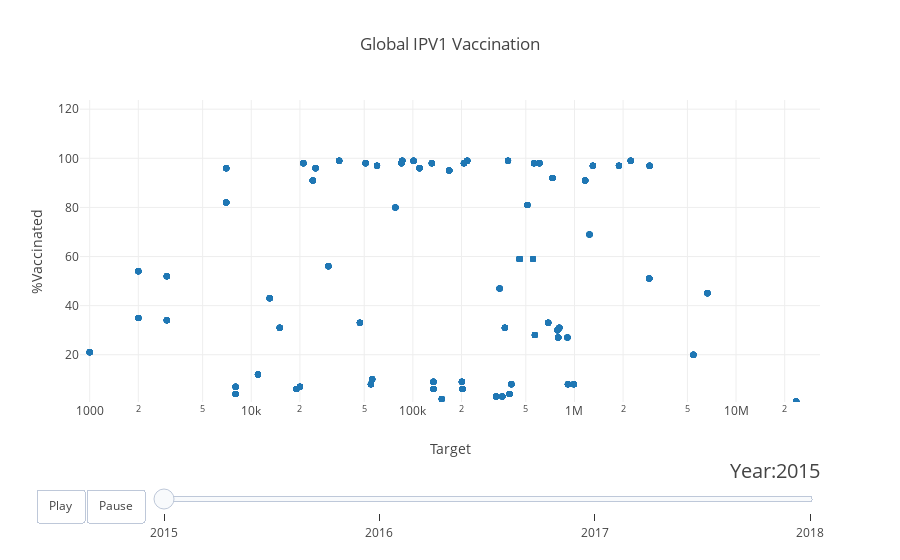

The code cell stored with this chart in its notebook:
### Code cell
figure['layout']['updatemenus'] = [
    {
        'buttons': [
            {
                'args': [None, {'frame': {'duration': 500, 'redraw': False},
                         'fromcurrent': True, 'transition': {'duration': 300, 
                                                             'easing': 'quadratic-in-out'}}],
                'label': 'Play',
                'method': 'animate'
            },
            {
                'args': [[None], {'frame': {'duration':0, 'redraw': False}, 'mode': 'immediate',
                'transition': {'duration': 0}}],
                'label': 'Pause',
                'method': 'animate'
            }
        ],
        'direction': 'left',
        'pad': {'r': 10, 't': 87},
        'showactive': False,
        'type': 'buttons',
        'x': 0.1,
        'xanchor': 'right',
        'y': 0,
        'yanchor': 'top'
    }
    ]
plotly.offline.iplot(figure, config={'scrollzoom': True})

### Figure 1 — Plotly figure (JSON) as saved in the notebook; plotly's stock layout.template omitted (floating-point values rounded to 4 significant figures; data arrays with more than 128 entries replaced by an {"elided": "..."} marker saying what was removed)
{"data": [{"mode": "markers", "text": {"elided": "1540 str values"}, "type": "scatter", "uid": "3b72d6d2-490a-43cf-91fd-a451f02eb964", "x": {"elided": "1540 int values"}, "y": {"elided": "1540 int values"}}], "layout": {"hovermode": "closest", "showlegend": false, "sliders": [{"active": 0, "currentvalue": {"font": {"size": 20}, "prefix": "Year:", "visible": true, "xanchor": "right"}, "len": 0.9, "pad": {"b": 10, "t": 50}, "steps": [{"args": [[2015], {"frame": {"duration": 300, "redraw": false}, "mode": "immediate", "transition": {"duration": 300}}], "label": "2015", "method": "animate"}, {"args": [[2016], {"frame": {"duration": 300, "redraw": false}, "mode": "immediate", "transition": {"duration": 300}}], "label": "2016", "method": "animate"}, {"args": [[2017], {"frame": {"duration": 300, "redraw": false}, "mode": "immediate", "transition": {"duration": 300}}], "label": "2017", "method": "animate"}, {"args": [[2018], {"frame": {"duration": 300, "redraw": false}, "mode": "immediate", "transition": {"duration": 300}}], "label": "2018", "method": "animate"}], "transition": {"duration": 300, "easing": "cubic-in-out"}, "x": 0.1, "xanchor": "left", "y": 0, "yanchor": "top"}], "title": {"text": "Global IPV1 Vaccination"}, "updatemenus": [{"buttons": [{"args": [null, {"frame": {"duration": 500, "redraw": false}, "fromcurrent": true, "transition": {"duration": 300, "easing": "quadratic-in-out"}}], "label": "Play", "method": "animate"}, {"args": [[null], {"frame": {"duration": 0, "redraw": false}, "mode": "immediate", "transition": {"duration": 0}}], "label": "Pause", "method": "animate"}], "direction": "left", "pad": {"r": 10, "t": 87}, "showactive": false, "type": "buttons", "x": 0.1, "xanchor": "right", "y": 0, "yanchor": "top"}], "xaxis": {"range": [2.94, 7.52], "title": {"text": "Target"}, "type": "log"}, "yaxis": {"range": [0.75, 123.8], "title": {"text": "%Vaccinated"}}}}
